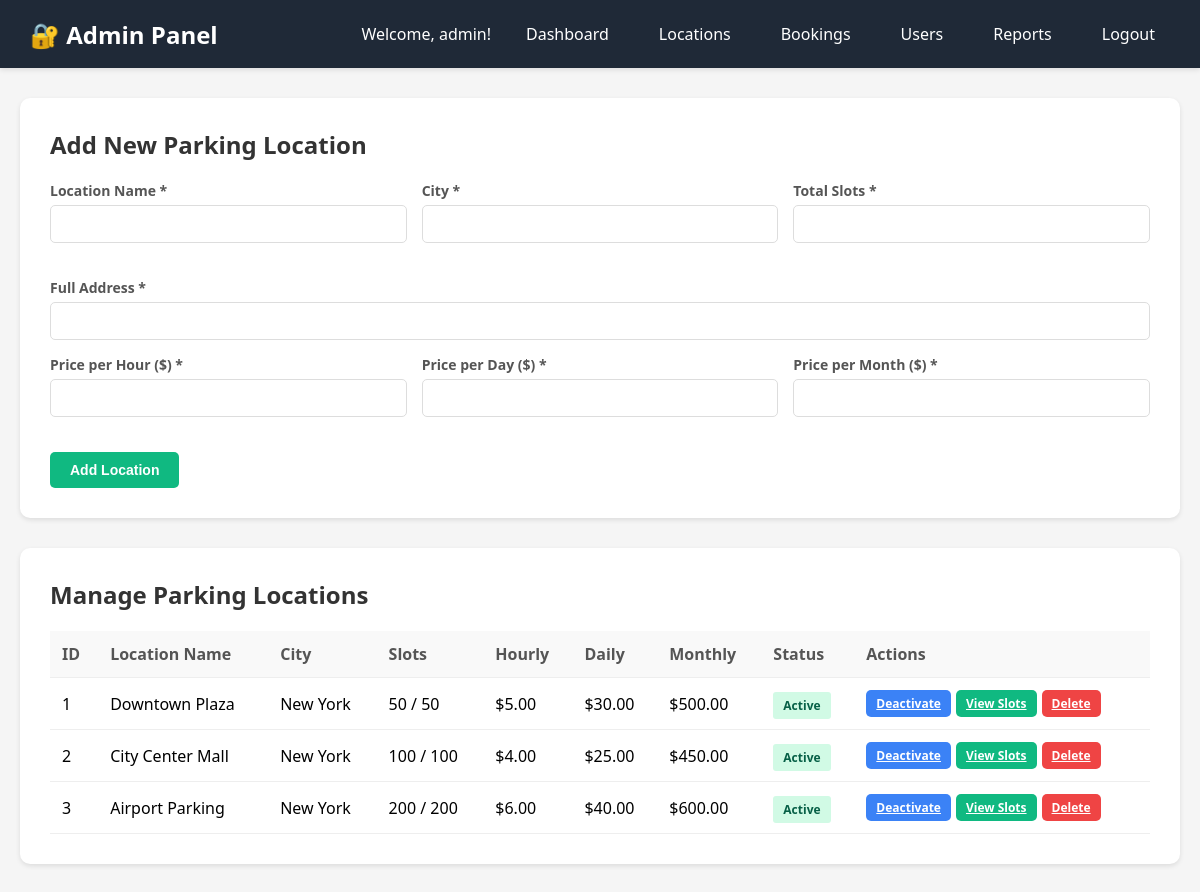
/admin/manage_locations.php (signed in), run on the app's committed database.
### tables this page shows
CREATE TABLE IF NOT EXISTS parking_locations (
    id INT AUTO_INCREMENT PRIMARY KEY,
    location_name VARCHAR(100) NOT NULL,
    address TEXT NOT NULL,
    city VARCHAR(50) NOT NULL,
    total_slots INT NOT NULL,
    available_slots INT NOT NULL,
    price_per_hour DECIMAL(10,2) NOT NULL,
    price_per_day DECIMAL(10,2) NOT NULL,
    price_per_month DECIMAL(10,2) NOT NULL,
    status ENUM('active', 'inactive') DEFAULT 'active',
    created_at TIMESTAMP DEFAULT CURRENT_TIMESTAMP
);

### admin/manage_locations.php (the view, shortened to what this page needs)
<?php
$conn = getDBConnection();
$locations = $conn->query("SELECT * FROM parking_locations ORDER BY created_at DESC");
?>
<!DOCTYPE html>
<html lang="en">
<head>
</head>
<body>
    <div class="navbar">
        <h1>🔐 Admin Panel</h1>
        <div class="navbar-right">
            <span>Welcome, <?php echo htmlspecialchars($_SESSION['admin_username']); ?>!</span>
            <a href="dashboard.php">Dashboard</a>
            <a href="manage_locations.php">Locations</a>
            <a href="manage_bookings.php">Bookings</a>
            <a href="manage_users.php">Users</a>
            <a href="reports.php">Reports</a>
            <a href="logout.php">Logout</a>
        </div>
    </div>
    <div class="container">
        <div class="card">
            <h2>Add New Parking Location</h2>
            <form method="POST" action="">
                <div class="form-grid">
                    <div class="form-group">
                        <label for="location_name">Location Name *</label>
                        <input type="text" id="location_name" name="location_name" required>
                    </div>
                    <div class="form-group">
                        <label for="city">City *</label>
                        <input type="text" id="city" name="city" required>
                    </div>
                    <div class="form-group">
                        <label for="total_slots">Total Slots *</label>
                        <input type="number" id="total_slots" name="total_slots" required min="1">
                    </div>
                </div>
                <div class="form-group">
                    <label for="address">Full Address *</label>
                    <input type="text" id="address" name="address" required>
                </div>
                <div class="form-grid">
                    <div class="form-group">
                        <label for="price_per_hour">Price per Hour ($) *</label>
                        <input type="number" id="price_per_hour" name="price_per_hour" step="0.01" required>
                    </div>
                    <div class="form-group">
                        <label for="price_per_day">Price per Day ($) *</label>
                        <input type="number" id="price_per_day" name="price_per_day" step="0.01" required>
                    </div>
                    <div class="form-group">
                        <label for="price_per_month">Price per Month ($) *</label>
                        <input type="number" id="price_per_month" name="price_per_month" step="0.01" required>
                    </div>
                </div>
                <button type="submit" name="add_location" class="btn btn-success">Add Location</button>
            </form>
        </div>
        <div class="card">
            <h2>Manage Parking Locations</h2>
            <?php if ($locations->num_rows > 0): ?>
                <table>
                    <thead>
                        <tr>
                            <th>ID</th>
                            <th>Location Name</th>
                            <th>City</th>
                            <th>Slots</th>
                            <th>Hourly</th>
                            <th>Daily</th>
                            <th>Monthly</th>
                            <th>Status</th>
                            <th>Actions</th>
                        </tr>
                    </thead>
                    <tbody>
                        <?php while ($location = $locations->fetch_assoc()): ?>
                            <tr>
                                <td><?php echo $location['id']; ?></td>
                                <td><?php echo htmlspecialchars($location['location_name']); ?></td>
                                <td><?php echo htmlspecialchars($location['city']); ?></td>
                                <td><?php echo $location['available_slots']; ?> / <?php echo $location['total_slots']; ?></td>
                                <td>$<?php echo number_format($location['price_per_hour'], 2); ?></td>
                                <td>$<?php echo number_format($location['price_per_day'], 2); ?></td>
                                <td>$<?php echo number_format($location['price_per_month'], 2); ?></td>
                                <td>
                                    <span class="status-badge status-<?php echo $location['status']; ?>">
                                        <?php echo ucfirst($location['status']); ?>
                                    </span>
                                </td>
                                <td>
                                    <div class="action-buttons">
                                        <a href="?toggle=<?php echo $location['id']; ?>" class="btn btn-small">
                                            <?php echo $location['status'] == 'active' ? 'Deactivate' : 'Activate'; ?>
                                        </a>
                                        <a href="view_slots.php?location_id=<?php echo $location['id']; ?>" class="btn btn-small btn-success">
                                            View Slots
                                        </a>
                                        <a href="?delete=<?php echo $location['id']; ?>" class="btn btn-small btn-danger" onclick="return confirm('Are you sure you want to delete this location?')">
                                            Delete
                                        </a>
                                    </div>
                                </td>
                            </tr>
                        <?php endwhile; ?>
                    </tbody>
                </table>
            <?php else: ?>
                <p style="text-align: center; color: #999; padding: 30px;">No locations added yet</p>
            <?php endif; ?>
        </div>
    </div>
</body>
</html>

### admin/manage_locations.php (style rules this page uses)
* { margin: 0; padding: 0; box-sizing: border-box; }
body { font-family: 'Segoe UI', Tahoma, Geneva, Verdana, sans-serif; background: #f5f5f5; }
.navbar { background: #1f2937; color: white; padding: 15px 30px; display: flex; justify-content: space-between; align-items: center; box-shadow: 0 2px 5px rgba(0,0,0,0.1); }
.navbar h1 { font-size: 24px; }
.navbar-right { display: flex; gap: 20px; align-items: center; }
.navbar a { color: white; text-decoration: none; padding: 8px 15px; border-radius: 5px; transition: background 0.3s; }
.container { max-width: 1400px; margin: 30px auto; padding: 0 20px; }
.card { background: white; padding: 30px; border-radius: 10px; box-shadow: 0 2px 5px rgba(0,0,0,0.1); margin-bottom: 30px; }
.card h2 { margin-bottom: 20px; color: #333; }
.form-grid { display: grid; grid-template-columns: repeat(auto-fit, minmax(250px, 1fr)); gap: 15px; margin-bottom: 20px; }
.form-group { margin-bottom: 15px; }
label { display: block; margin-bottom: 5px; color: #555; font-weight: 600; font-size: 14px; }
input, select { width: 100%; padding: 10px; border: 1px solid #ddd; border-radius: 5px; font-size: 14px; }
.btn { padding: 10px 20px; background: #3b82f6; color: white; border: none; border-radius: 5px; font-size: 14px; font-weight: 600; cursor: pointer; transition: all 0.3s; }
.btn-success { background: #10b981; }
.btn-danger { background: #ef4444; }
.btn-small { padding: 5px 10px; font-size: 12px; }
table { width: 100%; border-collapse: collapse; }
th, td { padding: 12px; text-align: left; border-bottom: 1px solid #eee; }
th { background: #f9f9f9; font-weight: 600; color: #555; }
.status-badge { padding: 5px 10px; border-radius: 3px; font-size: 12px; font-weight: 600; }
.status-active { background: #d1fae5; color: #065f46; }
.action-buttons { display: flex; gap: 5px; }

### data on the page
parking_locations: id "1", location_name "Downtown Plaza", city "New York", available_slots "50", total_slots "50", price_per_hour "5.00", price_per_day "30.00", price_per_month "500.00", status "Active", shows "Deactivate"
parking_locations: id "2", location_name "City Center Mall", city "New York", available_slots "100", total_slots "100", price_per_hour "4.00", price_per_day "25.00", price_per_month "450.00", status "Active", shows "Deactivate"
parking_locations: id "3", location_name "Airport Parking", city "New York", available_slots "200", total_slots "200", price_per_hour "6.00", price_per_day "40.00", price_per_month "600.00", status "Active", shows "Deactivate"

### other printed values
$_SESSION['admin_username'] "admin"
